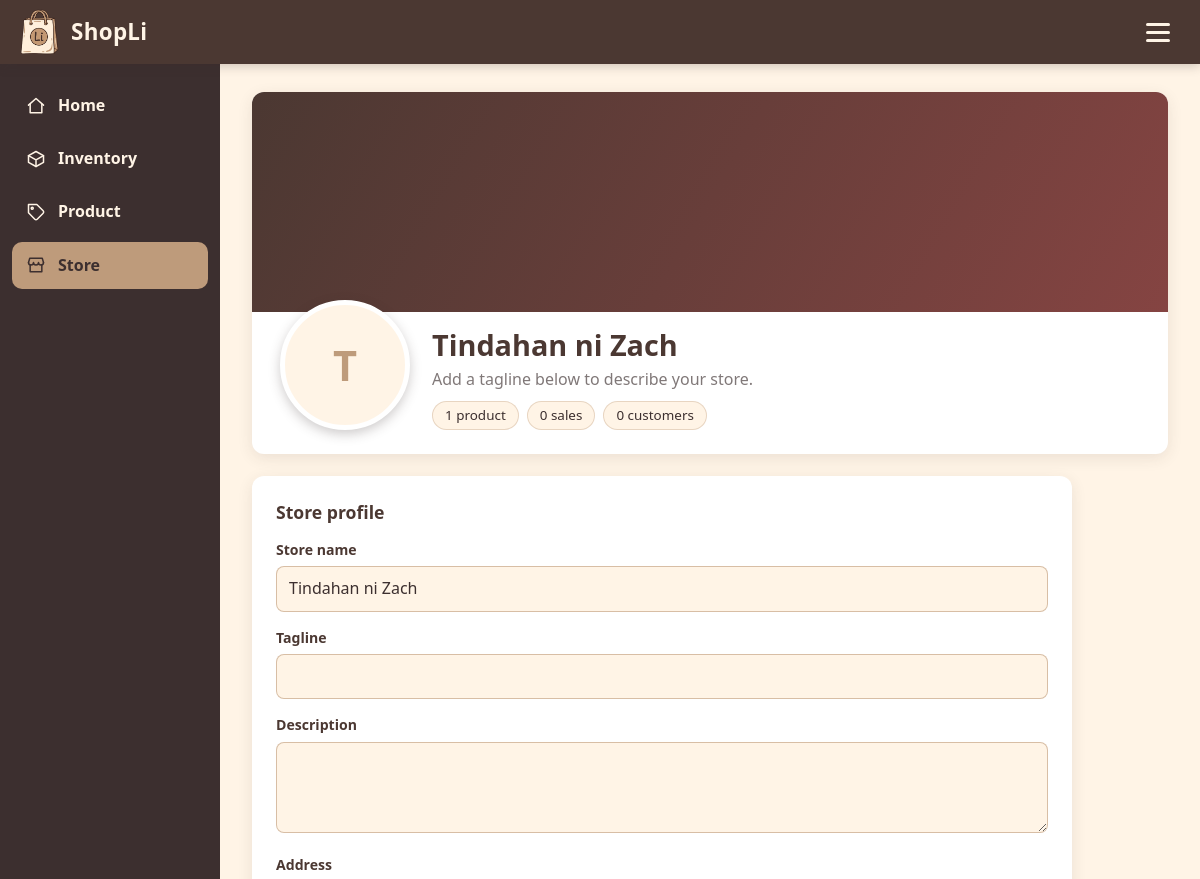
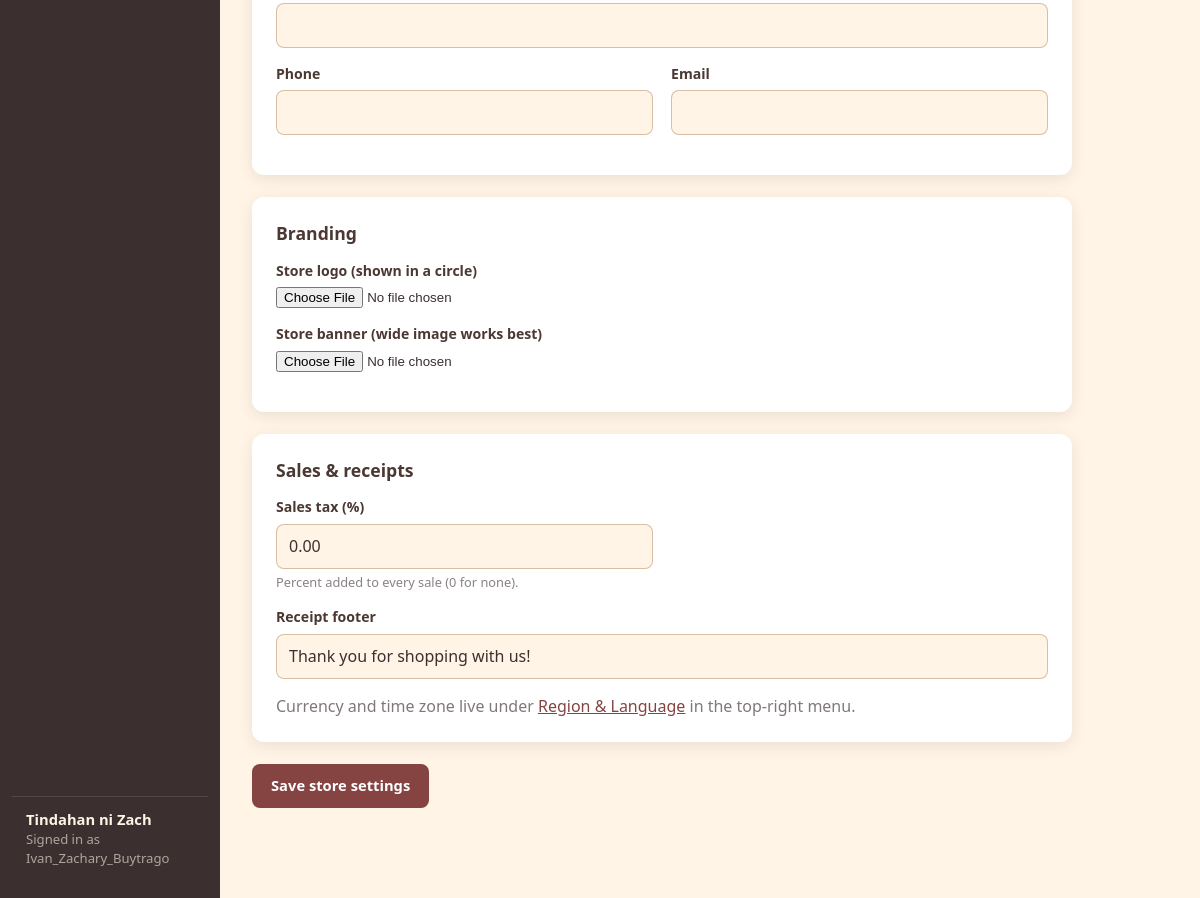
Screenshot of /store/ (signed in) with the database file from the repository (2 pictures, top to bottom).
### ShopLi/models.py (models this page shows, shortened)
class Store(models.Model):
    owner = models.OneToOneField(User, on_delete=models.CASCADE, related_name='store')
    name = models.CharField(max_length=100)
    tagline = models.CharField(max_length=150, blank=True)
    description = models.TextField(blank=True)
    logo = models.ImageField(upload_to='store/logos/', null=True, blank=True)
    banner = models.ImageField(upload_to='store/banners/', null=True, blank=True)
    address = models.CharField(max_length=200, blank=True)
    phone = models.CharField(max_length=30, blank=True)
    email = models.EmailField(blank=True)
    tax_rate = models.DecimalField(max_digits=5, decimal_places=2, default=0, help_text='Percent added to every sale (0 for none).')
    receipt_footer = models.CharField(max_length=200, default='Thank you for shopping with us!', blank=True)
    country = models.CharField(max_length=60, choices=COUNTRY_CHOICES, blank=True)
    currency = models.CharField(max_length=4, choices=CURRENCY_CHOICES, default='$')
    timezone = models.CharField(max_length=40, choices=TIMEZONE_CHOICES, default='UTC')
    language = models.CharField(max_length=5, choices=LANGUAGE_CHOICES, default='en')

### ShopLi/views.py (the view)
# urls.py: path('store/', views.store_settings, name='store'),
@login_required
def store_settings(request):
    store = get_store(request)
    form = StoreForm(request.POST or None, request.FILES or None, instance=store)
    if request.method == 'POST' and form.is_valid():
        form.save()
        messages.success(request, 'Store settings saved.')
        return redirect('store')
    return render(request, 'ShopLi/store/store.html', {
        'form': form, 'product_count': Product.objects.filter(store=store).count(),
        'sale_count': Sale.objects.filter(store=store).count(),
        'customer_count': Customer.objects.filter(store=store).count(),
    })

### ShopLi/forms.py
class StoreForm(forms.ModelForm):
    class Meta:
        model = Store
        fields = ['name', 'tagline', 'description', 'address', 'phone', 'email',
                  'tax_rate', 'receipt_footer', 'logo', 'banner']
        labels = {'name': 'Store name', 'tax_rate': 'Sales tax (%)'}
        widgets = {
            'description': forms.Textarea(attrs={'rows': 3}),
            'tax_rate': forms.NumberInput(attrs={'step': '0.01', 'min': '0', 'max': '100'}),
        }

### ShopLi/context_processors.py (called while the page is built)
def store(request):
    return {'store': get_store(request)}

### ShopLi/utils.py (called while the page is built)
def get_store(request):
    if not request.user.is_authenticated:
        return None
    if not hasattr(request, '_store'):
        try:
            request._store = request.user.store
        except Store.DoesNotExist:
            request._store = create_store(request.user, f"{request.user.username}'s Store")
    return request._store

### ShopLi/templates/ShopLi/store/store.html (shortened to what this page needs)
{% extends "ShopLi/base.html" %}
{% block content %}
<section class="store-hero" aria-label="Store overview">
    <div class="store-banner" {% if store.banner %}style="background-image:url('{{ store.banner.url }}')"{% endif %} role="img" aria-label="Store banner"></div>
    <div class="store-info">
        {% if store.logo %}<img class="store-logo" src="{{ store.logo.url }}" alt="{{ store.name }} logo">{% else %}<div class="store-logo" aria-hidden="true">{{ store.name|slice:":1"|upper }}</div>{% endif %}
        <div>
            <h1>{{ store.name }}</h1>
            <div class="muted">{{ store.tagline|default:"Add a tagline below to describe your store." }}</div>
            <div class="chips">
                <span class="chip">{{ product_count }} product{{ product_count|pluralize }}</span>
                <span class="chip">{{ sale_count }} sale{{ sale_count|pluralize }}</span>
                <span class="chip">{{ customer_count }} customer{{ customer_count|pluralize }}</span>
            </div>
        </div>
    </div>
</section>
<form method="post" enctype="multipart/form-data" style="max-width:820px">
    <div class="card">
        <h2>Store profile</h2>
        {% include "ShopLi/partials/field.html" with field=form.name %}
        {% include "ShopLi/partials/field.html" with field=form.tagline %}
        {% include "ShopLi/partials/field.html" with field=form.description %}
        {% include "ShopLi/partials/field.html" with field=form.address %}
        <div class="form-grid">
            {% include "ShopLi/partials/field.html" with field=form.phone %}
            {% include "ShopLi/partials/field.html" with field=form.email %}
        </div>
    </div>
    <div class="card">
        <h2>Branding</h2>
        <div class="field">
            <label for="id_logo">Store logo (shown in a circle)</label>
            <div class="file-row">{% if store.logo %}<img src="{{ store.logo.url }}" alt="Current logo" style="border-radius:50%">{% endif %}<input type="file" name="logo" id="id_logo" accept="image/*"></div>
        </div>
        <div class="field">
            <label for="id_banner">Store banner (wide image works best)</label>
            <div class="file-row">{% if store.banner %}<img src="{{ store.banner.url }}" alt="Current banner">{% endif %}<input type="file" name="banner" id="id_banner" accept="image/*"></div>
        </div>
    </div>
    <div class="card">
        <h2>Sales &amp; receipts</h2>
        <div class="form-grid">{% include "ShopLi/partials/field.html" with field=form.tax_rate %}</div>
        {% include "ShopLi/partials/field.html" with field=form.receipt_footer %}
        <p class="muted" style="margin:0">Currency and time zone live under <a href="{% url 'region' %}">Region &amp; Language</a> in the top-right menu.</p>
    </div>
    <div class="form-actions"><button class="btn btn-primary">Save store settings</button></div>
</form>
{% endblock %}

### ShopLi/templates/ShopLi/base.html (shortened to what this page needs)
{% load static %}<!DOCTYPE html>
<html lang="en">
<head>
    <link rel="stylesheet" href="{% static 'ShopLi/css/shopli.css' %}?v=4">
</head>
<body>
    <header class="topbar">
        <a class="brand" href="{% url 'home' %}">
            <img class="logo-img" height="46" src="{% static 'ShopLi/logo.png' %}" alt="ShopLi logo">
            <span class="brand-name">ShopLi</span>
        </a>
        <div class="menu-wrap">
            <button class="menu-btn" id="menu-btn" aria-label="Open menu" aria-haspopup="true" aria-expanded="false">
                <span></span><span></span><span></span>
            </button>
        </div>
    </header>
    <nav class="sidenav" aria-label="Main">
        <a href="{% url 'home' %}" class="{% if '/home/' in request.path %}active{% endif %}">
            <svg viewBox="0 0 24 24"><path d="M3 11l9-8 9 8"/><path d="M5 10v10h14V10"/></svg>Home</a>
        <a href="{% url 'inventory' %}" class="{% if '/inventory/' in request.path %}active{% endif %}">
            <svg viewBox="0 0 24 24"><path d="M21 8l-9-5-9 5v8l9 5 9-5V8z"/><path d="M3 8l9 5 9-5M12 13v8"/></svg>Inventory</a>
        <a href="{% url 'products' %}" class="{% if '/products/' in request.path %}active{% endif %}">
            <svg viewBox="0 0 24 24"><path d="M20.6 13.4l-7.2 7.2a2 2 0 01-2.8 0L3 13V3h10l7.6 7.6a2 2 0 010 2.8z"/><circle cx="7.5" cy="7.5" r="1.2"/></svg>Product</a>
        <a href="{% url 'store' %}" class="{% if '/store/' in request.path %}active{% endif %}">
            <svg viewBox="0 0 24 24"><path d="M3 9l1.5-5h15L21 9"/><path d="M3 9a3 3 0 006 0 3 3 0 006 0 3 3 0 006 0"/><path d="M5 12v8h14v-8"/></svg>Store</a>
        <div class="store-chip"><strong>{{ store.name }}</strong>Signed in as {{ user.username }}</div>
    </nav>
    <main class="main">
        {% block content %}{% endblock %}
    </main>
</body>
</html>

### ShopLi/templates/ShopLi/partials/field.html (shortened to what this page needs)
<div class="field">
    <label for="{{ field.id_for_label }}">{{ field.label }}</label>
    {{ field }}
    {% if field.help_text %}<div class="help">{{ field.help_text|safe }}</div>{% endif %}
</div>

### rows the page displays
Store: name "Tindahan ni Zach", name "T", tagline "Add a tagline below to describe your store.", tax_rate "0.00", receipt_footer "Thank you for shopping with us!"

### other values shown
{{ user.username }} "Ivan_Zachary_Buytrago"
{{ product_count }} "1"
{{ sale_count }} "0"
{{ customer_count }} "0"
{{ field.label }} "Store name Tagline Description Address Phone Email Sales tax (%) Receipt footer"
{{ field.help_text|safe }} "Percent added to every sale (0 for none)."
